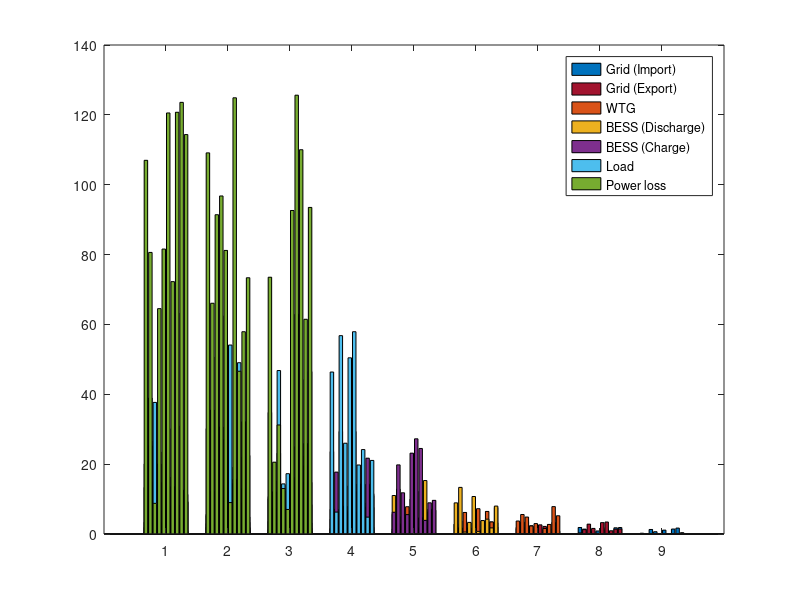

The MATLAB source for this figure: (Note: this script raises an error after producing the figure.)
for i = 1:7, X{i} = rand(10-i, 10)*2^i; end
 
 
figure

clear h



hi = bar(X{1}, 'FaceColor', [0, 0.4470, 0.7410])
h(1) = hi(1)
hold on
hi = bar(X{2}, 'FaceColor', [0.6350, 0.0780, 0.1840])
h(2) = hi(2)
hi = bar(X{3}, 'FaceColor', [0.8500, 0.3250, 0.0980])
h(3) = hi(3)
hi = bar(X{4}, 'FaceColor', [0.9290, 0.6940, 0.1250])
h(4) = hi(4)
hi = bar(X{5}, 'FaceColor', [0.4940, 0.1840, 0.5560])
h(5) = hi(5)
hi = bar(X{6}, 'FaceColor', [0.3010, 0.7450, 0.9330])
h(6) = hi(6)
hi = bar(X{7}, 'FaceColor',  [0.4660, 0.6740, 0.1880])
h(7) = hi(7)


lgd = legend(h, {'Grid (Import)' 'Grid (Export)' 'WTG' 'BESS (Discharge)' 'BESS (Charge)' 'Load' 'Power loss'})


lgd.FontSize = 20;